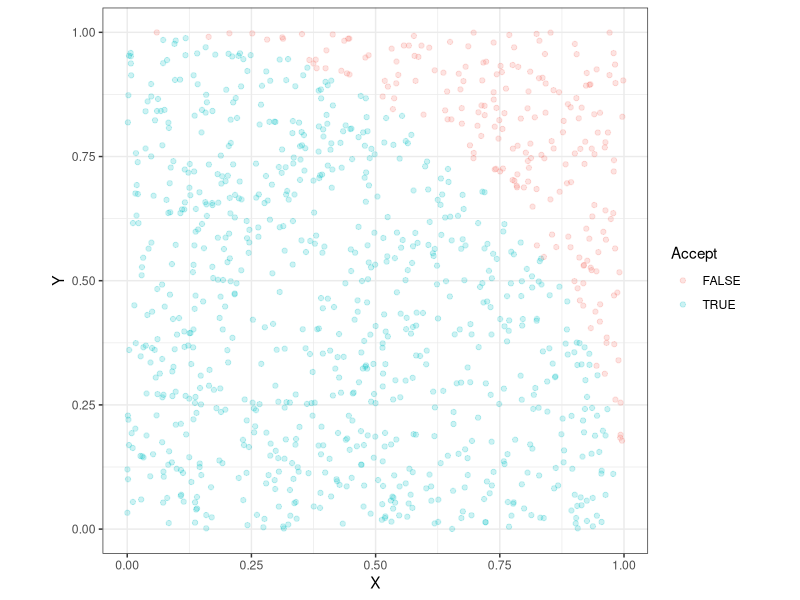

Write R code to recreate this figure.
## ---- chunk 1
knitr::opts_chunk$set(echo = TRUE)
## ---- chunk 2
pi
## ---- chunk 3
set.seed(42)
N = 100000
x = runif(N)
theta = pi/2*runif(N)
2/(mean(x+sin(theta)>1))
## ---- chunk 4
set.seed(42)
N = 1000
df = data.frame(X = runif(N), Y = runif(N))
df$Accept = (df$X**2 + df$Y**2 <=1)
library(ggplot2)
ggplot(df, aes(x=X,y=Y,color=Accept)) + geom_point(alpha=.2) + coord_fixed() + theme_bw()
## ---- chunk 5
4*mean(df$Accept)
